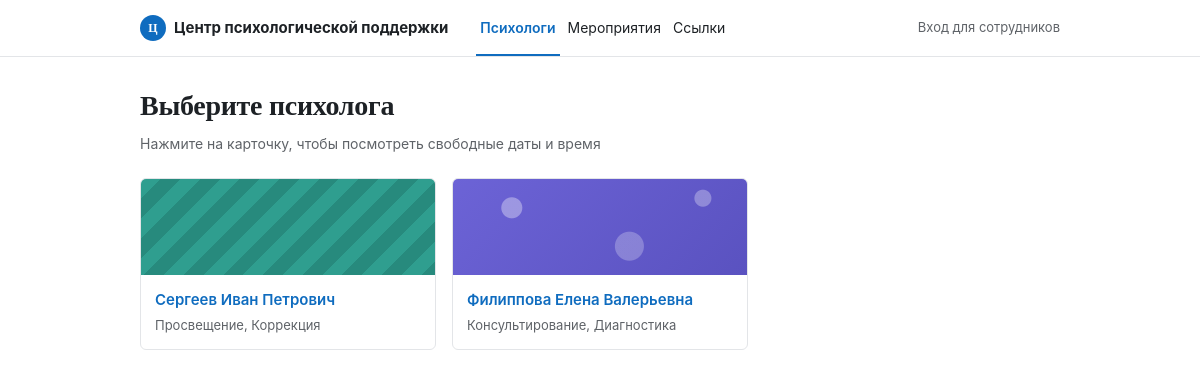
The page / on the database its author committed.
### tables this page shows
CREATE TABLE psychologist_profiles (
    id              INT UNSIGNED AUTO_INCREMENT PRIMARY KEY,
    user_id         INT UNSIGNED NOT NULL UNIQUE,
    photo_path      VARCHAR(255) NULL,
    bio             TEXT NULL,
    max_hours_per_week SMALLINT UNSIGNED NOT NULL DEFAULT 9,
    FOREIGN KEY (user_id) REFERENCES users(id) ON DELETE CASCADE
);

CREATE TABLE users (
    id              INT UNSIGNED AUTO_INCREMENT PRIMARY KEY,
    role            ENUM('client', 'psychologist', 'admin') NOT NULL DEFAULT 'client',
    last_name       VARCHAR(100) NOT NULL,
    first_name      VARCHAR(100) NOT NULL,
    patronymic      VARCHAR(100) NULL,
    group_or_dept   VARCHAR(100) NULL COMMENT 'группа студента / кафедра ППС / отдел сотрудника',
    phone           VARCHAR(20)  NULL,
    email           VARCHAR(150) NULL UNIQUE,
    password_hash   VARCHAR(255) NULL COMMENT 'NULL пока нет своей авторизации / если вход через SSO портала',
    created_at      DATETIME NOT NULL DEFAULT CURRENT_TIMESTAMP
);

### src/Controllers/HomeController.php (called while the page is built, shortened)
<?php
class HomeController
{
    public function index(): void
    {
        $psychologists = [];
        try {
            $stmt = Database::connection()->query(
                "SELECT
                    p.id,
                    u.first_name, u.last_name, u.patronymic,
                    GROUP_CONCAT(d.name SEPARATOR ', ') AS directions
                 FROM psychologist_profiles p
                 JOIN users u ON u.id = p.user_id
                 LEFT JOIN psychologist_directions pd ON pd.psychologist_id = p.id
                 LEFT JOIN directions d ON d.id = pd.direction_id
                 GROUP BY p.id, u.first_name, u.last_name, u.patronymic
                 ORDER BY u.last_name"
            );
            $psychologists = $stmt->fetchAll();
        } catch (\Throwable $e) {
        }
        require __DIR__ . '/../../templates/home.php';
    }
}

### src/Core/Router.php (called while the page is built, shortened)
<?php
class Router
{
    private array $routes = [];
    public function get(string $path, array $handler): void
    {
        $this->routes['GET'][$path] = $handler;
    }
    public function post(string $path, array $handler): void
    {
        $this->routes['POST'][$path] = $handler;
    }
    public function dispatch(string $method, string $uri): void
    {
        $path = parse_url($uri, PHP_URL_PATH);
        $path = rtrim($path, '/') ?: '/';
        $handler = $this->routes[$method][$path] ?? null;
        [$controllerClass, $action] = $handler;
        $controller = new $controllerClass();
        $controller->$action();
    }
}

### public/index.php (called while the page is built, shortened)
<?php
spl_autoload_register(function (string $class) {
    $prefix = 'App\\';
    $relative = substr($class, strlen($prefix));
    $path = __DIR__ . '/../src/' . str_replace('\\', '/', $relative) . '.php';
});
$router = new Router();
$router->get('/', [HomeController::class, 'index']);
$router->get('/psychologist', [BookingController::class, 'show']);
$router->get('/book', [BookingController::class, 'bookForm']);
$router->post('/book', [BookingController::class, 'store']);
$router->get('/login', [AuthController::class, 'loginForm']);
$router->post('/login', [AuthController::class, 'login']);
$router->get('/logout', [AuthController::class, 'logout']);
$router->get('/cabinet', [ClientController::class, 'cabinet']);
$router->post('/cabinet/cancel', [ClientController::class, 'cancel']);
$router->get('/dashboard', [PsychologistController::class, 'dashboard']);
$router->get('/dashboard/schedule', [PsychologistController::class, 'schedule']);
$router->post('/dashboard/schedule', [PsychologistController::class, 'addSlot']);
$router->post('/dashboard/schedule/block', [PsychologistController::class, 'blockSlot']);
$router->get('/dashboard/clients', [PsychologistController::class, 'clients']);
$router->get('/dashboard/clients/show', [PsychologistController::class, 'clientDetail']);
$router->post('/dashboard/notes', [PsychologistController::class, 'addNote']);
$router->get('/announcements', [AnnouncementController::class, 'index']);
$router->get('/dashboard/announcements', [AnnouncementController::class, 'manage']);
$router->post('/dashboard/announcements', [AnnouncementController::class, 'create']);
$router->post('/dashboard/announcements/delete', [AnnouncementController::class, 'delete']);
$router->get('/contacts', [ContactController::class, 'index']);
$router->get('/admin/contacts', [ContactController::class, 'manage']);
$router->post('/admin/contacts', [ContactController::class, 'create']);
$router->post('/admin/contacts/delete', [ContactController::class, 'delete']);
$router->get('/admin', [AdminController::class, 'index']);
$router->get('/admin/psychologists/new', [AdminController::class, 'newPsychologistForm']);
$router->post('/admin/psychologists', [AdminController::class, 'createPsychologist']);
$router->get('/admin/notifications', [AdminController::class, 'notifications']);
$router->dispatch($_SERVER['REQUEST_METHOD'], $_SERVER['REQUEST_URI']);

### src/Core/Database.php (called while the page is built, shortened)
<?php
class Database
{
    private static ?PDO $instance = null;
    public static function connection(): PDO
    {
        if (self::$instance === null) {
            $host = getenv('DB_HOST') ?: null;
            $port = getenv('DB_PORT') ?: null;
            $name = getenv('DB_NAME') ?: null;
            $user = getenv('DB_USER') ?: null;
            $password = getenv('DB_PASSWORD') ?: null;
            if (!$host) {
                $configFile = __DIR__ . '/../../config/config.php';
                if (file_exists($configFile)) {
                    $config = require $configFile;
                    $db = $config['db'];
                    $host = $db['host'] ?? '127.0.0.1';
                    $port = $db['port'] ?? '3306';
                    $name = $db['name'] ?? 'psycho_booking';
                    $user = $db['user'] ?? 'root';
                    $password = $db['password'] ?? '';
                } else {
                    $host = '127.0.0.1';
                    $port = '3306';
                    $name = 'psycho_booking';
                    $user = 'root';
                    $password = '';
                }
            }
            $dsn = sprintf(
                'mysql:host=%s;port=%s;dbname=%s;charset=utf8mb4',
                $host,
                $port,
                $name
            );
            try {
                self::$instance = new PDO($dsn, $user, $password, [
                    PDO::ATTR_ERRMODE => PDO::ERRMODE_EXCEPTION,
                    PDO::ATTR_DEFAULT_FETCH_MODE => PDO::FETCH_ASSOC,
                    PDO::ATTR_EMULATE_PREPARES => false,
                    PDO::MYSQL_ATTR_INIT_COMMAND => "SET NAMES utf8mb4 COLLATE utf8mb4_unicode_ci",
                ]);
            } catch (PDOException $e) {
                die('Ошибка подключения к БД: ' . $e->getMessage());
            }
        }
        self::$instance->exec("SET NAMES utf8mb4 COLLATE utf8mb4_unicode_ci");
self::$instance->exec("SET CHARACTER SET utf8mb4");
        return self::$instance;
    }
}

### config/config.php (called while the page is built)
<?php
return [
    'db' => [
        'host'     => '127.0.0.1',
        'port'     => '3306',
        'name'     => 'psycho_booking',
        'user'     => 'root',
        'password' => '',
    ],
];

### templates/home.php (the view)
<?php $pageTitle = 'Психологи — запись на приём'; require __DIR__ . '/partials/header.php'; ?>
<h1>Выберите психолога</h1>
<p class="subtitle">Нажмите на карточку, чтобы посмотреть свободные даты и время</p>
<?php if (empty($psychologists)): ?>
    <p class="empty-state">Психологи пока не добавлены в базу.</p>
<?php else: ?>
    <div class="psych-grid">
        <?php foreach ($psychologists as $i => $p): ?>
            <a href="/psychologist?id=<?= (int)$p['id'] ?>" class="psychologist-card">
                <div class="psychologist-card__cover pattern-<?= $i % 4 ?>"></div>
                <div class="psychologist-card__body">
                    <p class="psychologist-name"><?= htmlspecialchars($p['last_name'] . ' ' . $p['first_name'] . ' ' . ($p['patronymic'] ?? '')) ?></p>
                    <p class="psychologist-tags"><?= htmlspecialchars($p['directions'] ?? '') ?></p>
                </div>
            </a>
        <?php endforeach; ?>
    </div>
<?php endif; ?>
<?php require __DIR__ . '/partials/footer.php'; ?>

### public/assets/css/style.css (style rules this page uses)
:root { --blue: #0F6CBF; --blue-dark: #0B4F8F; --blue-light: #E8F1FA; --ink: #1D2125; --muted: #5F6368; --border: #E3E5E8; --bg: #FFFFFF; --panel: #F5F6F8; --white: #FFFFFF; --radius: 6px; --font-display: Georgia, "Times New Roman", serif; --font-sans: -apple-system, "Segoe UI", Roboto, Arial, sans-serif; --text: var(--ink); --text-secondary: var(--muted); }
* { box-sizing: border-box; }
body { margin: 0; font-family: var(--font-sans); background: var(--bg); color: var(--ink); font-size: 15px; line-height: 1.5; }
a { color: var(--blue); }
h1 { font-family: var(--font-display); font-size: 28px; font-weight: 700; margin: 0 0 6px; letter-spacing: -0.01em; }
.subtitle { color: var(--muted); font-size: 14px; margin: 0 0 24px; }
.psych-grid { display: grid; grid-template-columns: repeat(auto-fill, minmax(220px, 1fr)); gap: 16px; margin-bottom: 12px; }
.psychologist-card { display: block; text-decoration: none; color: inherit; background: var(--white); border: 1px solid var(--border); border-radius: var(--radius); overflow: hidden; transition: box-shadow 0.15s, border-color 0.15s; }
.psychologist-card__cover { height: 96px; position: relative; }
.pattern-0 { background: repeating-linear-gradient(135deg, #2F9E8F 0 14px, #278A7D 14px 28px); }
.pattern-1 { background: radial-gradient(circle at 20% 30%, rgba(255,255,255,0.35) 0 10px, transparent 11px), radial-gradient(circle at 60% 70%, rgba(255,255,255,0.25) 0 14px, transparent 15px), radial-gradient(circle at 85% 20%, rgba(255,255,255,0.3) 0 8px, transparent 9px), linear-gradient(135deg, #6C63D6, #5A52C0); }
.psychologist-card__body { padding: 14px; }
.psychologist-name { font-weight: 600; font-size: 15px; margin: 0 0 4px; color: var(--blue); }
.psychologist-tags { font-size: 13px; color: var(--muted); margin: 0; }

### rows shown on the page
psychologist_profiles: user.patronymic "Сергеев Иван Петрович", directions "Просвещение, Коррекция"
psychologist_profiles: user.patronymic "Филиппова Елена Валерьевна", directions "Консультирование, Диагностика"
